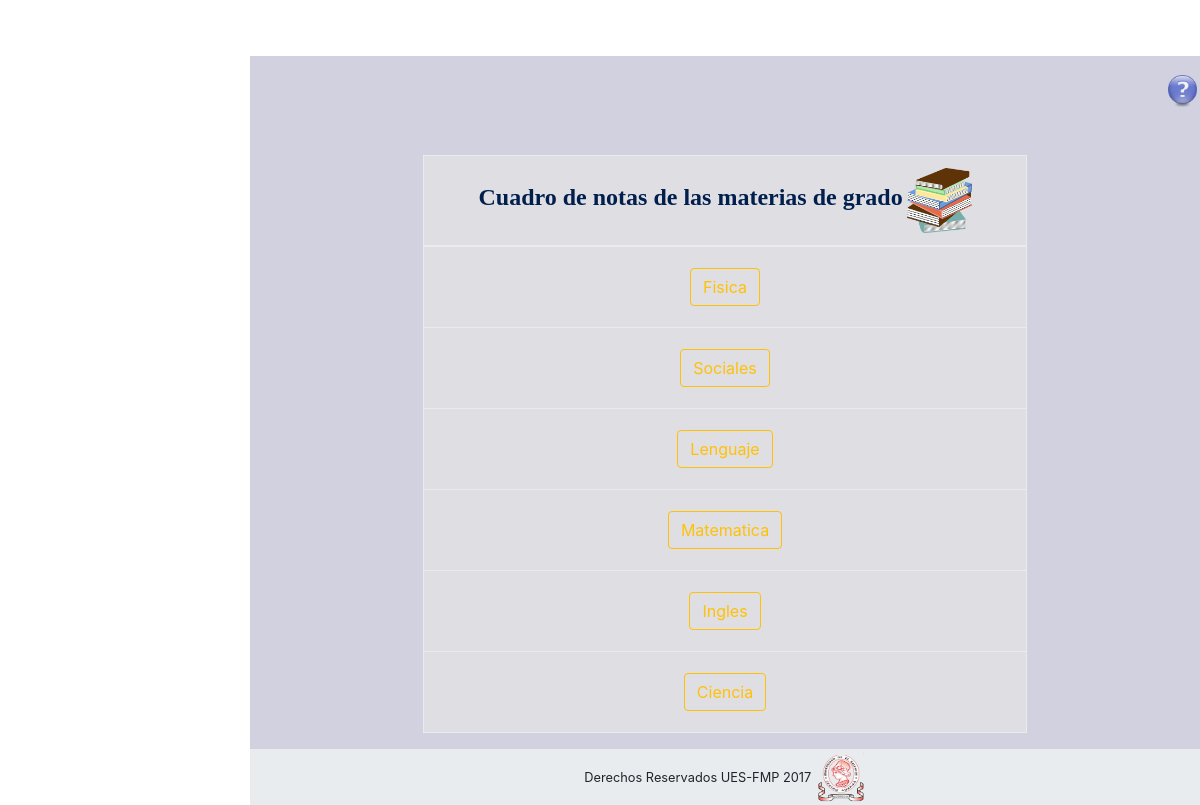
/reportes/cuadro_materia.php, run on the app's committed database.
### tables this page shows
CREATE TABLE `materias` (
  `id_materia` int(5) NOT NULL AUTO_INCREMENT,
  `nombre` varchar(45) DEFAULT NULL,
  `turno_materia` int(5) DEFAULT NULL,
  PRIMARY KEY (`id_materia`)
);

### reportes/cuadro_materia.php (the view, shortened to what this page needs)
<?php
include_once '../conexion/php_conexion.php';
include_once '../plantilla/incio_plantilla.php';
?>
<?php
include_once '../plantilla/incio_plantilla.php';
$grado = $_REQUEST["ir"];
?>
<div class="content-wrapper">
    <div align="right">
        <img  name="edit" data-toggle="modal" data-target="#modalayudaNotasMateriaGrados" data-html="true" title="Ayuda"  src="../imagenes/ayu.ico" width="35" height="35">
    </div>
    <div class="container-fluid">
        <br/><br/>
        <div class="row">
            <div class="col-md-2"></div>
            <div class="col-md-8">
                <div class="panel-body">
                    <table class="table table-bordered table table-active">
                        <thead class="">
                        <th class="text-center">
                            <div align="center">
                                <font face="Arial Narrow" size="5" color="#001f4d">Cuadro de notas de las materias de <?php echo $v_grado; ?> grado</font>
                                <img src="../imagenes/materia.png" width="65" height="65">
                            </div>
                        </th>
                        </thead>
                        <tbody>
                            <?php
                            if($grado==1 ||$grado==2 ||$grado==3|| $grado==4 ||$grado==5 ||$grado==6){
                                 $sacar = mysqli_query($conexion, "SELECT * FROM materias WHERE turno_materia=1");
                                  while ($x_row=  mysqli_fetch_array($sacar)){
                                     $x_nom=$x_row['nombre'];
                                     $x_id=$x_row['id_materia'];
                                 ?>
                                <tr>
                                    <td class="text-center">
                                        <div aling="center">
                                            <a href="../reportes/cuadro_periodos.php?ir=<?php echo $grado; ?>&llego=<?php echo $x_id; ?>" class="btn">
                                                <button class="btn btn-outline-warning"> <?php echo $x_row['nombre']; ?></button>
                                            </a>
                                        </div>
                                    </td>
                                </tr>
                            <?php }
                                  } else{
                                  $sacar = mysqli_query($conexion, "SELECT * FROM materias WHERE nombre='Matematica' OR nombre='Lenguaje' OR nombre='Ciencia' OR nombre='Sociales' OR nombre='Fisica' OR nombre='Ingles'");
                                  while ($x_row=  mysqli_fetch_array($sacar)){
                                     $x_id=$x_row['id_materia'];
                                 ?>
                                <tr>
                                    <td class="text-center">
                                        <div aling="center">
                                            <a href="../reportes/cuadro_periodos.php?ir=<?php echo $grado; ?>&llego=<?php echo $x_id; ?>" class="btn">
                                                <button class="btn btn-outline-warning"> <?php echo $x_row['nombre']; ?></button>
                                            </a>
                                        </div>
                                    </td>
                                </tr>
                                  <?php }
                                  } ?>
                        </tbody>
                    </table>
                </div>
            </div>
            <div class="col-md-2"></div>
        </div>
    </div>
</div>
<?php
include_once '../plantilla/fin_plantilla.php';
?>

### css/sb-admin.css (style rules this page uses)
html { position: relative; min-height: 100%; }
body.sticky-footer { margin-bottom: 56px; }
body.sticky-footer .content-wrapper { min-height: calc(100vh - 56px - 56px); }
body.fixed-nav { padding-top: 56px; }
.content-wrapper { min-height: calc(100vh - 56px); padding-top: 1rem; }
.content-wrapper { overflow-x: hidden; background: white; }
@media (min-width: 992px) { .content-wrapper { margin-left: 250px; } }

### css/estilo.css (style rules this page uses)
.content-wrapper { background-color: #d1d1e0; }
.panel-body { background-color: #f0f0f5 !important; color: #001f4d !important; }

### data on the page
materias: nombre "Fisica"
materias: nombre "Sociales"
materias: nombre "Lenguaje"
materias: nombre "Matematica"
materias: nombre "Ingles"
materias: nombre "Ciencia"
